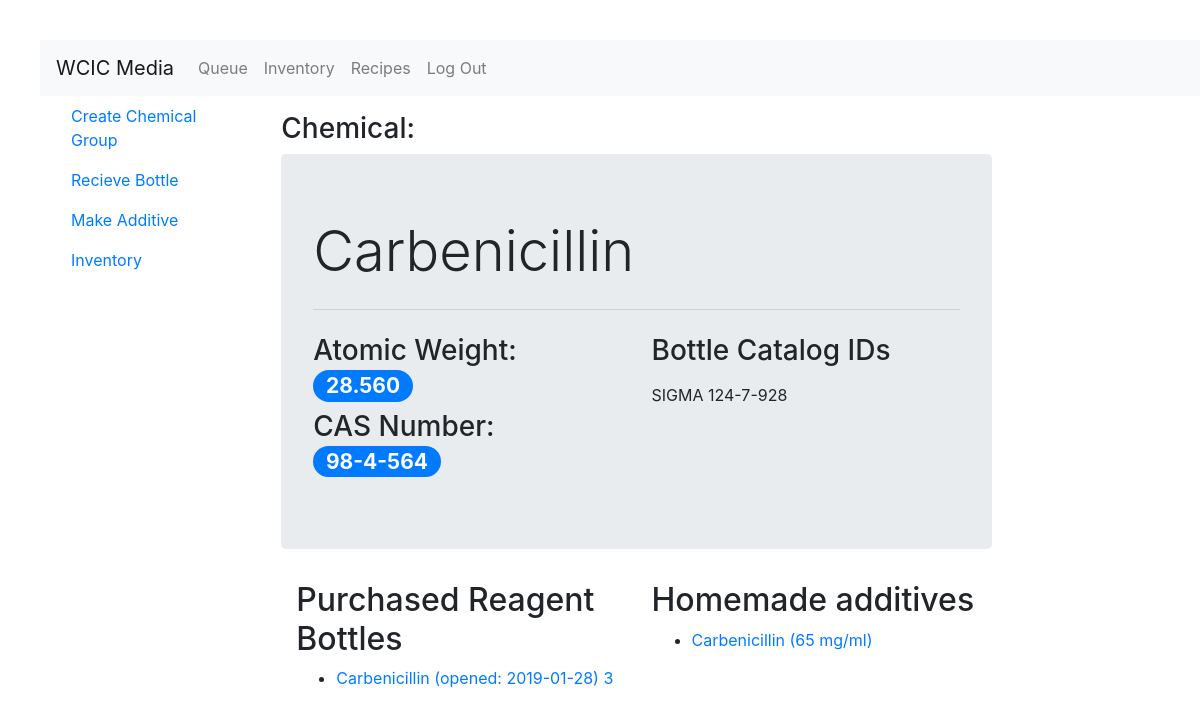
/inventory/chemical/carbenicillin (signed in), run on the app's committed database.
### inventory/models.py (models this page shows, shortened)
class Chemical(models.Model):
    name = models.CharField(max_length=256)
    atomic_weight = models.DecimalField(max_digits=10,decimal_places=3)
    cas_number = models.CharField(max_length=25,unique=True)
    slug = models.SlugField(allow_unicode=True,unique=True)
    class Meta:
        ordering = ['name']
        unique_together = ('name','atomic_weight')

class Bottle(models.Model):
    chemical = models.ForeignKey(Chemical,on_delete=models.CASCADE)
    company = models.CharField(max_length=256)
    catalog_number = models.CharField(max_length=256)
    base_volume = models.DecimalField(default=0.0,max_digits=10,decimal_places=3)
    lot_number = models.CharField(max_length=256)
    price = models.DecimalField(max_digits=10,decimal_places=2)
    current_volume = models.DecimalField(default=0.0, max_digits=10,decimal_places=3)
    expiration = models.DateField(null=True,blank=True)
    recieved = models.DateField()
    recieved_by = models.ForeignKey(User,related_name='recieved_by_user',on_delete=models.CASCADE)
    date_opened = models.DateTimeField(null=True,blank=True)
    opened_by = models.ForeignKey(User,related_name='opened_by_user',blank=True,null=True, on_delete=models.CASCADE)
    date_discarded = models.DateTimeField(null=True,blank=True)
    discarded_by = models.ForeignKey(User,related_name='discarded_by_user',blank=True, null=True,on_delete=models.CASCADE)
    def __str__(self):
        if self.date_opened == None:
            is_opened = ['False']
        else:
            is_opened = str(self.date_opened).split()
        return self.chemical.name + " (opened: " + is_opened[0] + ") " + str(self.id)
    class Meta:
        ordering = ['chemical']

class Additive(models.Model):
    bottle = models.ForeignKey(Bottle,on_delete=models.CASCADE)
    concentration = models.DecimalField(max_digits=10,decimal_places=3)
    date_made = models.DateTimeField()
    made_by = models.ForeignKey(User,on_delete=models.CASCADE)
    batchid = models.CharField(max_length=256)
    filtered = models.BooleanField()
    volume = models.DecimalField(default=0.0,max_digits=10,decimal_places=3)
    def __str__(self):
        if str(self.concentration).split(".")[1] == '000':
            stringConcentration = str(self.concentration).split(".")[0]
        else:
            stringConcentration = str(self.concentration)
        stringVersion = self.bottle.chemical.name + " (" + stringConcentration + " mg/ml)"
        return stringVersion
    class Meta:
        ordering = ['bottle','concentration']

### inventory/views.py (the view)
# urls.py: path('chemical/<slug>',views.ChemicalDetail.as_view(),name='chemicaldet'),
class ChemicalDetail(LoginRequiredMixin,generic.DetailView):
    model = Chemical
    def get_context_data(self, **kwargs):
        context = super().get_context_data(**kwargs)
        context['bottle_list'] = Bottle.objects.filter(chemical=context['chemical'])
        context['uniquecatnums'] = Bottle.objects.filter(chemical=context['chemical']).values("company",'catalog_number').distinct()
        return context

### inventory/templates/inventory/chemical_detail.html (shortened to what this page needs)
{% extends 'inventory/inventory_base.html' %}
{% block content %}
<h3>Chemical:</h3>
<div class="jumbotron">
  <h1 class='display-4'>{{chemical.name}}</h1>
  <hr class="my-4">
    <div class="row">
      <div class="col-md">
        <h3>Atomic Weight: <span class="badge badge-primary badge-pill">{{chemical.atomic_weight}}</span></h3>
        <h3>CAS Number: <span class="badge badge-primary badge-pill">{{chemical.cas_number}}</span></h3>
      </div>
    <div class="col-md">
      <h3>Bottle Catalog IDs</h3>
        {% for bottle in uniquecatnums %}
          <p>{{bottle.company}}  {{bottle.catalog_number}}</p>
        {% endfor %}
    </div>
  </div>
</div>
<div class="container">
  <div class="row">
    <div class="col-md">
      <h2>Purchased Reagent Bottles</h2>
        {% for bottle in bottle_list %}
          <ul>
            <li><a href="{% url 'inventory:bottledet' pk=bottle.pk %}">{{bottle}}</a></li>
          </ul>
        {% endfor %}
    </div>
    <div class="col-md">
      <h2>Homemade additives</h2>
      {% for bottle in chemical.bottle_set.all %}
        {% for additive in bottle.additive_set.all  %}
          <ul>
            <li><a href="{% url 'inventory:additivedet' pk=additive.pk %}">{{ additive }}</a></li>
          </ul>
          {% endfor %}
        {% endfor %}
    </div>
  </div>
</div>
{% endblock %}

### static/wcicmedia/css/master.css (style rules this page uses)
html, body { margin-top: 20px; margin-left: 20px; }
* { text-decoration: none !important; }

### data on the page
Chemical: name "Carbenicillin", atomic_weight "28.560", cas_number "98-4-564"
Bottle: company "SIGMA", catalog_number "124-7-928", date_opened+chemical+id "Carbenicillin (opened: 2019-01-28) 3"
Additive: concentration+bottle "Carbenicillin (65 mg/ml)"
